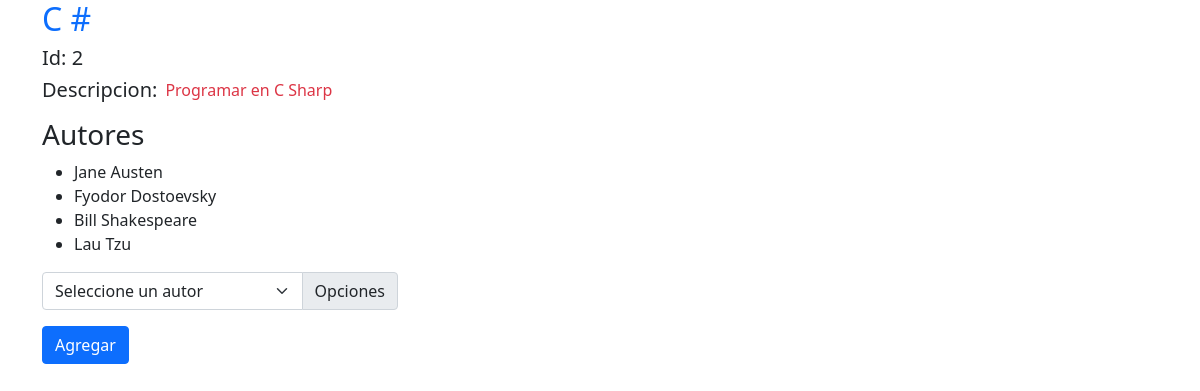
The page /books/2 on the database its author committed.
### book_authors_app/models.py (models this page shows, shortened)
class Book(models.Model):
    title = models.CharField(max_length=50)
    desc = models.TextField(max_length= 250)
    created_at = models.DateTimeField(auto_now_add = True)
    updated_at = models.DateTimeField(auto_now_add = True)

class Author(models.Model):
    first_name= models.CharField(max_length= 250)
    last_name= models.CharField(max_length= 250)
    books = models.ManyToManyField(Book, related_name="authors")
    notas = models.CharField(max_length= 250)
    created_at = models.DateTimeField(auto_now_add = True)
    updated_at = models.DateTimeField(auto_now_add = True)
    def __str__(self):
        return f"{self.first_name} {self.last_name}"
    def __repr__(self):
        return f"{self.first_name} {self.last_name}"

### book_authors_app/views.py (the view, shortened to what this page needs)
# urls.py: path('books/<int:dato>', views.books),
def books(request, dato):
    if request.method == 'GET':
        autoresExcluidos = Author.objects.exclude( books = Book.objects.get(id=dato))
        print(request.GET)
        context = {
            'libros': Book.objects.get(id =dato),
            'autores': Author.objects.all(),
            'no_tiene_autores' : autoresExcluidos
        }
        print(autoresExcluidos)
        return render(request, 'books.html', context)

### book_authors_app/templates/books.html (shortened to what this page needs)
<!DOCTYPE html>
<html lang="en">
<head>
    <link href="https://cdn.jsdelivr.net/npm/bootstrap@5.0.2/dist/css/bootstrap.min.css" rel="stylesheet"
>
</head>
<body>
    {% load static %}
    <div class="container">
        <div class="row d-flex justify-content-between">
            <div class="col-4 ">
                <h2 class="h2 text-primary">{{libros.title}}</h2>
                <h5>Id: {{libros.id}}</h5>
                <div class="d-flex">
                    <h5 class="me-2">Descripcion:</h5>
                    <p class = "text-danger">{{libros.desc}}</p>
            </div>
            <div class="">
            <div/>
                <h3>Autores</h3>
                <ul>
                    {% for a in libros.authors.all %}
                    <li>{{a}}</li>
                    {% endfor %}
                </ul>
            <div>
                <form action="" method="POST">
                    <div class="input-group mb-3">
                        <select class="form-select" id="inputGroupSelect02" name='autor' required>
                        <option value = "" selected =" ">Seleccione un autor</option>
                        </select>
                        <label class="input-group-text" for="inputGroupSelect02">Opciones</label>
                    </div>
                    <button type="submit" class="btn btn-primary">Agregar</button>
                </form>
        </div>
    </div>
</body>
</html>

### rows shown on the page
Book: id "2", desc "Programar en C Sharp"
Author: first_name+last_name "Jane Austen"
Author: first_name+last_name "Fyodor Dostoevsky"
Author: first_name+last_name "Bill Shakespeare"
Author: first_name+last_name "Lau Tzu"
